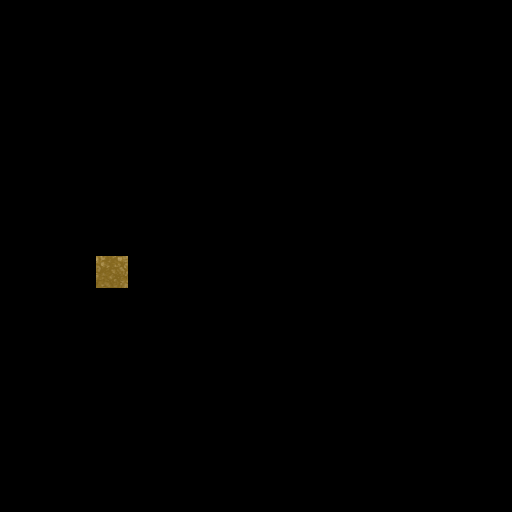

Below is a game level as drawn by its tile map, then a one-line description and the .tmx file that defines it, in full:
An orthogonal 16x16 tile map with 32x32 px tiles, 3 tile layers (terrain, scenery, collision).

<map version="1.10" tiledversion="1.10.2" orientation="orthogonal" renderorder="right-down" width="16" height="16" tilewidth="32" tileheight="32" infinite="0" nextlayerid="4" nextobjectid="1">
 <tileset firstgid="1" source="FullTileSet1.tsx" />
 <layer id="1" name="terrain" width="16" height="16">
  <data encoding="csv">
0,0,0,0,0,0,0,0,0,0,0,0,0,0,0,0,
0,0,0,0,0,0,0,0,0,0,0,0,0,0,0,0,
0,0,0,0,0,0,0,0,0,0,0,0,0,0,0,0,
0,0,0,0,0,0,0,0,0,0,0,0,0,0,0,0,
0,0,0,0,0,0,0,0,0,0,0,0,0,0,0,0,
0,0,0,0,0,0,0,0,0,0,0,0,0,0,0,0,
0,0,0,0,0,0,0,0,0,0,0,0,0,0,0,0,
0,0,0,0,0,0,0,0,0,0,0,0,0,0,0,0,
0,0,0,18,0,0,0,0,0,0,0,0,0,0,0,0,
0,0,0,0,0,0,0,0,0,0,0,0,0,0,0,0,
0,0,0,0,0,0,0,0,0,0,0,0,0,0,0,0,
0,0,0,0,0,0,0,0,0,0,0,0,0,0,0,0,
0,0,0,0,0,0,0,0,0,0,0,0,0,0,0,0,
0,0,0,0,0,0,0,0,0,0,0,0,0,0,0,0,
0,0,0,0,0,0,0,0,0,0,0,0,0,0,0,0,
0,0,0,0,0,0,0,0,0,0,0,0,0,0,0,0
</data>
 </layer>
 <layer id="2" name="scenery" width="16" height="16">
  <data encoding="csv">
0,0,0,0,0,0,0,0,0,0,0,0,0,0,0,0,
0,0,0,0,0,0,0,0,0,0,0,0,0,0,0,0,
0,0,0,0,0,0,0,0,0,0,0,0,0,0,0,0,
0,0,0,0,0,0,0,0,0,0,0,0,0,0,0,0,
0,0,0,0,0,0,0,0,0,0,0,0,0,0,0,0,
0,0,0,0,0,0,0,0,0,0,0,0,0,0,0,0,
0,0,0,0,0,0,0,0,0,0,0,0,0,0,0,0,
0,0,0,0,0,0,0,0,0,0,0,0,0,0,0,0,
0,0,0,0,0,0,0,0,0,0,0,0,0,0,0,0,
0,0,0,0,0,0,0,0,0,0,0,0,0,0,0,0,
0,0,0,0,0,0,0,0,0,0,0,0,0,0,0,0,
0,0,0,0,0,0,0,0,0,0,0,0,0,0,0,0,
0,0,0,0,0,0,0,0,0,0,0,0,0,0,0,0,
0,0,0,0,0,0,0,0,0,0,0,0,0,0,0,0,
0,0,0,0,0,0,0,0,0,0,0,0,0,0,0,0,
0,0,0,0,0,0,0,0,0,0,0,0,0,0,0,0
</data>
 </layer>
 <layer id="3" name="collision" width="16" height="16">
  <data encoding="csv">
0,0,0,0,0,0,0,0,0,0,0,0,0,0,0,0,
0,0,0,0,0,0,0,0,0,0,0,0,0,0,0,0,
0,0,0,0,0,0,0,0,0,0,0,0,0,0,0,0,
0,0,0,0,0,0,0,0,0,0,0,0,0,0,0,0,
0,0,0,0,0,0,0,0,0,0,0,0,0,0,0,0,
0,0,0,0,0,0,0,0,0,0,0,0,0,0,0,0,
0,0,0,0,0,0,0,0,0,0,0,0,0,0,0,0,
0,0,0,0,0,0,0,0,0,0,0,0,0,0,0,0,
0,0,0,0,0,0,0,0,0,0,0,0,0,0,0,0,
0,0,0,0,0,0,0,0,0,0,0,0,0,0,0,0,
0,0,0,0,0,0,0,0,0,0,0,0,0,0,0,0,
0,0,0,0,0,0,0,0,0,0,0,0,0,0,0,0,
0,0,0,0,0,0,0,0,0,0,0,0,0,0,0,0,
0,0,0,0,0,0,0,0,0,0,0,0,0,0,0,0,
0,0,0,0,0,0,0,0,0,0,0,0,0,0,0,0,
0,0,0,0,0,0,0,0,0,0,0,0,0,0,0,0
</data>
 </layer>
</map>
